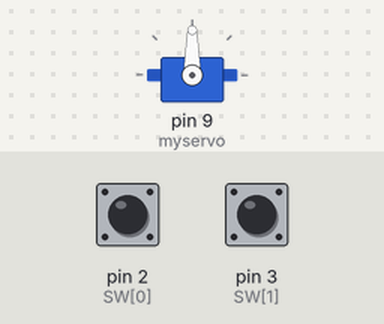
The sketch below on a simulated Arduino Uno, built with avr-gcc and run on an emulated ATmega328P. On the bench: servo. The inputs (shaded band) are chosen by the test bench; at power-on: pin 2 (SW[0]) HIGH, pin 3 (SW[1]) HIGH.

Above: at 1.2 s.
1.3 s: pin 2 (SW[0]) pulled LOW for 0.15 s
At 2.3 s:
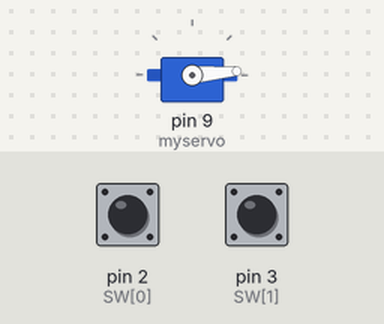
2.9 s: pin 3 (SW[1]) pulled LOW for 0.15 s
At 3.6 s:
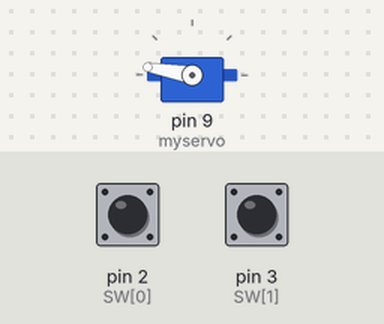
4.5 s: pin 2 (SW[0]) pulled LOW for 1 s
At 4.8 s:
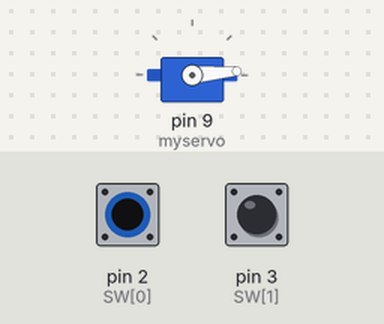
7.0 s: pin 3 (SW[1]) pulled LOW for 1 s
At 7.9 s:
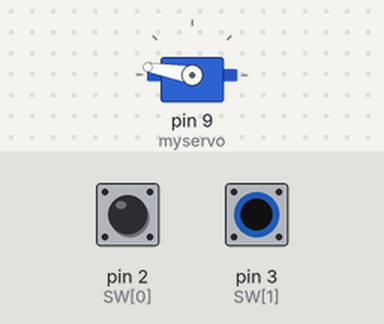
Timing chart, 0 to 10.0 s (numbered marks = the images above; inputs shaded):
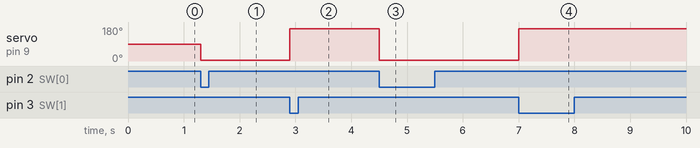

Measured:
- after the input at 1.3 s, servo on pin 9 (myservo): 90° → 5° at once
- after the input at 2.9 s, servo on pin 9 (myservo): 5° → 170° at once
- after the input at 4.5 s, servo on pin 9 (myservo): 170° → 5° at once
- after the input at 7.0 s, servo on pin 9 (myservo): 5° → 170° at once

The sketch:

servo_switch.ino
```cpp
#include <Servo.h>

Servo myservo;

int val;
int SW[] = {2,3}; // 스위치에 연결할 핀 (left : 2, right : 3)

void setup() {
  Serial.begin(9600);
  // 서보 모터 데이터 핀을 아두이노의 9번 핀에 연결
  myservo.attach(9);
  // 핀을 입력으로 설정
  pinMode(SW[0], INPUT);
  pinMode(SW[1], INPUT);
  // 내부 풀업 저항을 활성화
  digitalWrite(SW[0], HIGH);
  digitalWrite(SW[1], HIGH);
}

void loop() {


  // 왼쪽 스위치의 값을 읽음
  val = digitalRead(SW[0]);
  // 스위치가 눌러진 경우 서보를 0도 위치로 이동
  if (val != 1) {
    myservo.write(5);
    // 서보가 위치에 도달할 때까지 지연
    delay(50);
  }

  // 오른쪽 스위치의 값을 읽음
  val = digitalRead(SW[1]);
  // 스위치가 눌러진 경우 서보를 180도 위치로 이동
  if (val != 1) {
    myservo.write(170);
    delay(50);
  }
}
```
